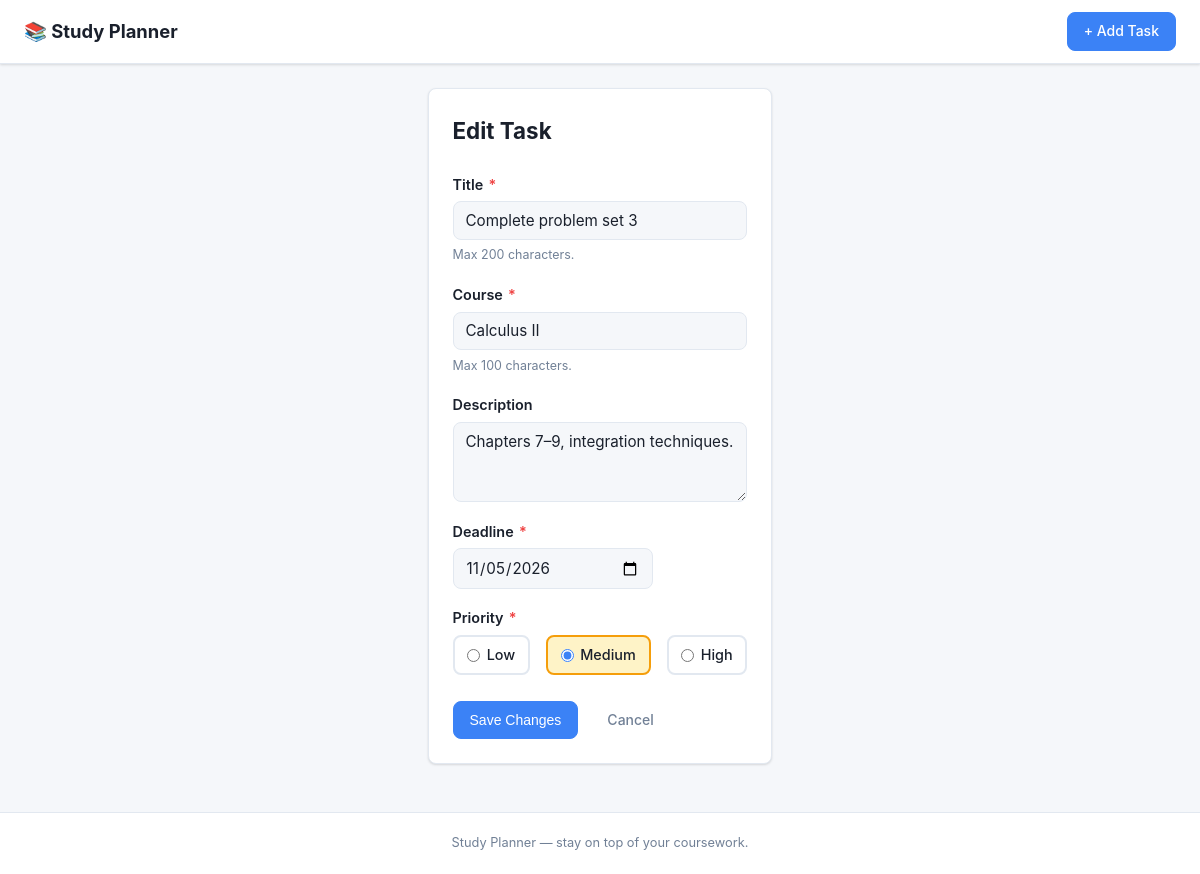
Page /tasks/2/edit on the committed database.
### tables this page shows
CREATE TABLE tasks (
                id          INTEGER PRIMARY KEY AUTOINCREMENT,
                title       TEXT    NOT NULL,
                course      TEXT    NOT NULL,
                description TEXT    NOT NULL DEFAULT '',
                deadline    TEXT    NOT NULL,   -- stored as ISO-8601 date string
                priority    TEXT    NOT NULL DEFAULT 'medium',
                done        INTEGER NOT NULL DEFAULT 0,  -- 0=pending, 1=done
                created_at  TEXT    NOT NULL DEFAULT (date('now'))
            );

### app.py (the view, shortened to what this page needs)
    @app.route("/tasks/<int:task_id>/edit", methods=["GET", "POST"])
    def edit_task(task_id: int):
        task = db.get_task(task_id, _db_path)
        if task is None:
            abort(404)
        return render_template(
            "task_form.html",
            task=task,
            action_url=url_for("edit_task", task_id=task_id),
            form_title="Edit Task",
        )

### database.py (called while the page is built)
def get_connection(db_path: str = DB_PATH) -> sqlite3.Connection:
    conn = sqlite3.connect(db_path)
    conn.row_factory = sqlite3.Row          # access columns by name
    conn.execute("PRAGMA foreign_keys = ON")
    return conn

def get_task(task_id: int, db_path: str = DB_PATH) -> sqlite3.Row | None:
    with get_connection(db_path) as conn:
        return conn.execute(
            "SELECT * FROM tasks WHERE id = ?", (task_id,)
        ).fetchone()

### templates/task_form.html (shortened to what this page needs)
{% extends "base.html" %}
{% block content %}
<section class="section section--narrow">
  <h1 class="page-title">{{ form_title }}</h1>
  <form method="post" action="{{ action_url }}" novalidate class="task-form" id="taskForm">
    <div class="form-group">
      <label for="title" class="form-label">Title <span class="required">*</span></label>
      <input
        type="text"
        id="title"
        name="title"
        class="form-control"
        maxlength="200"
        required
        value="{{ task.title if task else '' }}"
        placeholder="e.g. Complete problem set 3"
      />
      <span class="form-hint">Max 200 characters.</span>
    </div>
    <div class="form-group">
      <label for="course" class="form-label">Course <span class="required">*</span></label>
      <input
        type="text"
        id="course"
        name="course"
        class="form-control"
        maxlength="100"
        required
        value="{{ task.course if task else '' }}"
        placeholder="e.g. Calculus II"
        list="course-suggestions"
      />
      <span class="form-hint">Max 100 characters.</span>
    </div>
    <div class="form-group">
      <label for="description" class="form-label">Description</label>
      <textarea
        id="description"
        name="description"
        class="form-control"
        rows="3"
        placeholder="Optional notes about the task…"
      >{{ task.description if task else '' }}</textarea>
    </div>
    <div class="form-group">
      <label for="deadline" class="form-label">Deadline <span class="required">*</span></label>
      <input
        type="date"
        id="deadline"
        name="deadline"
        class="form-control form-control--date"
        required
        value="{{ task.deadline if task else '' }}"
      />
    </div>
    <div class="form-group">
      <label class="form-label">Priority <span class="required">*</span></label>
      <div class="radio-group">
        {% for p in ['low', 'medium', 'high'] %}
        <label class="radio-label radio-label--{{ p }}">
          <input
            type="radio"
            name="priority"
            value="{{ p }}"
            {% if task and task.priority == p %}checked{% elif not task and p == 'medium' %}checked{% endif %}
          />
          {{ p | capitalize }}
        </label>
        {% endfor %}
      </div>
    </div>
    <div class="form-actions">
      <button type="submit" class="btn btn-primary">
        {{ 'Save Changes' if (task and task.get('id') if task is mapping else task.id) else 'Add Task' }}
      </button>
      <a href="{{ url_for('index') }}" class="btn btn-ghost">Cancel</a>
    </div>
  </form>
</section>
{% endblock %}

### static/css/style.css (style rules this page uses)
*, *::before, *::after { box-sizing: border-box; margin: 0; padding: 0; }
:root { --color-bg: #f5f7fa; --color-surface: #ffffff; --color-border: #e2e8f0; --color-text: #1a202c; --color-muted: #718096; --color-primary: #3b82f6; --color-primary-d: #2563eb; --color-success: #22c55e; --color-warning: #f59e0b; --color-danger: #ef4444; --color-low: #6366f1; --color-medium: #f59e0b; --color-high: #ef4444; --radius: 8px; --shadow: 0 1px 3px rgba(0,0,0,.08), 0 1px 2px rgba(0,0,0,.06); --font: -apple-system, "Segoe UI", system-ui, sans-serif; }
body { background: var(--color-bg); color: var(--color-text); font-family: var(--font); font-size: 15px; line-height: 1.6; min-height: 100vh; display: flex; flex-direction: column; }
a { color: var(--color-primary); text-decoration: none; }
.section { background: var(--color-surface); border: 1px solid var(--color-border); border-radius: var(--radius); padding: 1.5rem; margin-bottom: 1.5rem; box-shadow: var(--shadow); }
.section--narrow { max-width: 640px; margin: 0 auto 1.5rem; }
.page-title { font-size: 1.4rem; font-weight: 700; margin-bottom: 1.5rem; }
.btn { display: inline-flex; align-items: center; gap: .35rem; padding: .45rem 1rem; border-radius: var(--radius); font-size: .875rem; font-weight: 500; cursor: pointer; border: 1px solid transparent; transition: background .15s, box-shadow .15s; text-decoration: none; }
.btn-primary { background: var(--color-primary); color: #fff; border-color: var(--color-primary); }
.btn-ghost { background: transparent; color: var(--color-muted); border-color: transparent; }
.task-form { display: flex; flex-direction: column; gap: 1.1rem; }
.form-group { display: flex; flex-direction: column; gap: .35rem; }
.form-label { font-size: .9rem; font-weight: 600; color: var(--color-text); }
.required { color: var(--color-danger); margin-left: .1rem; }
.form-control { border: 1px solid var(--color-border); border-radius: var(--radius); padding: .55rem .75rem; font-size: .95rem; font-family: var(--font); background: var(--color-bg); color: var(--color-text); transition: border-color .15s, box-shadow .15s; width: 100%; }
.form-control--date { max-width: 200px; }
textarea.form-control { resize: vertical; min-height: 80px; }
.form-hint { font-size: .78rem; color: var(--color-muted); }
.radio-group { display: flex; gap: 1rem; flex-wrap: wrap; }
.radio-label { display: flex; align-items: center; gap: .4rem; cursor: pointer; padding: .4rem .8rem; border-radius: var(--radius); border: 2px solid var(--color-border); font-size: .9rem; transition: border-color .15s, background .15s; font-weight: 500; }
.radio-label input[type="radio"] { accent-color: var(--color-primary); cursor: pointer; }
.radio-label--medium:has(input:checked) { border-color: var(--color-medium); background: #fef3c7; }
.form-actions { display: flex; gap: .75rem; margin-top: .5rem; }

### rows in the picture
tasks: title "Complete problem set 3", course "Calculus II", description "Chapters 7–9, integration techniques.", deadline "11/05/2026", priority "☐ Low" "☑ Medium" "☐ High"

### other values in the picture
{{ p | capitalize }} "Low" "Medium" "High"
